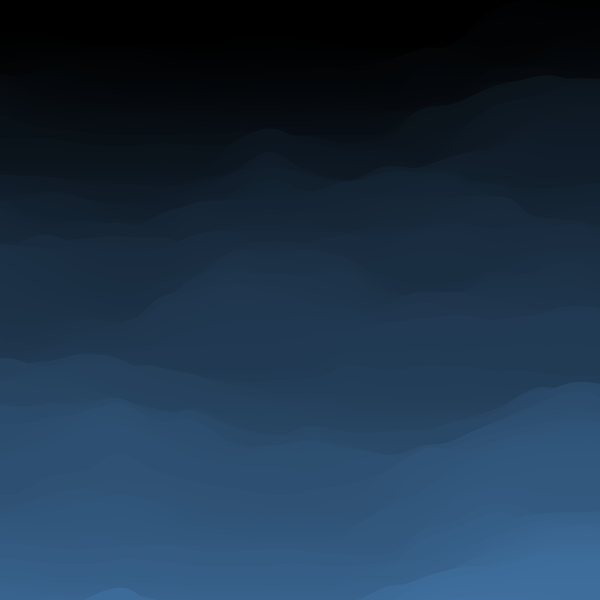
Frame 1 (no input)
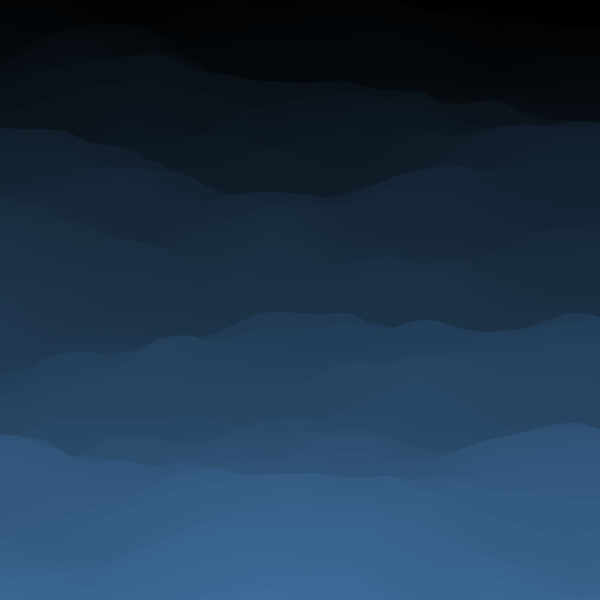
Frame 60 (the mouse pressed at the canvas centre just before this capture)
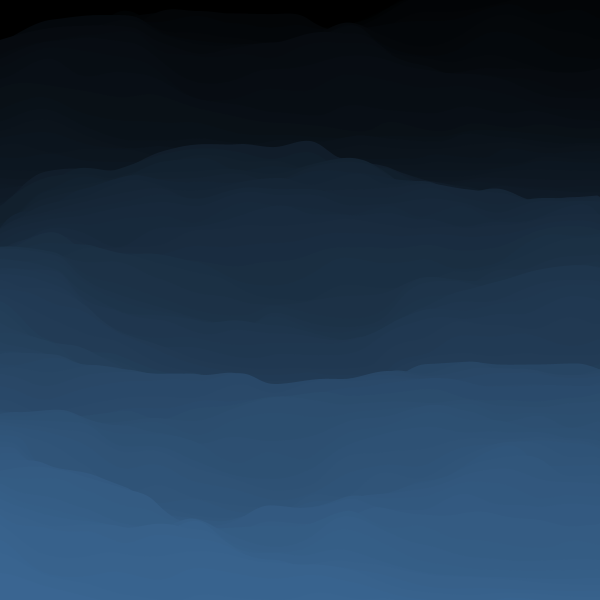
Frame 120 (the mouse held since frame 60 and released just before this capture)

The Processing sketch that drew these frames (run headless with seeded random() and noise(); from frame 60 on, the mouse is pressed at the canvas centre):

// Processing sketch: processing_153378
// ── processing_153378.pde

float div = 100;
float r = 30;
float n;
float widthDiv,heightDiv;

void setup() {
  size(600, 600);
  smooth();
  
  colorMode(HSB, 360, 100,100,100);
  
  n =random(100);
  widthDiv = width / div;
  heightDiv = height / div;
}

void draw() {

  background(0);
  noStroke();

  for (int i=-4; i<(div) + 8; i++) {
    fill(210,60,60 * ( i*(1/div)) );
    beginShape();
    vertex(-2*widthDiv, ((div*r*2) + i*heightDiv));
    vertex(-2*widthDiv, (i*heightDiv));
    
    for (int j=-2; j<(div) + 6; j++) {
            
      float theta = map( noise(n,i*0.1,j*0.02), 0,1, 0,TWO_PI);
      float x = (cos(theta)* r) + (j*widthDiv) ;
      float y = (sin(theta)* r)*1.5 + (i*heightDiv);
      
      curveVertex(x,y);
      
    }
    
    vertex((div+6)*widthDiv, (i*heightDiv));
    vertex((div+6)*widthDiv, ((div*r*2) + i*heightDiv));
    
    endShape(CLOSE);
  }
  n += 0.03;
}
